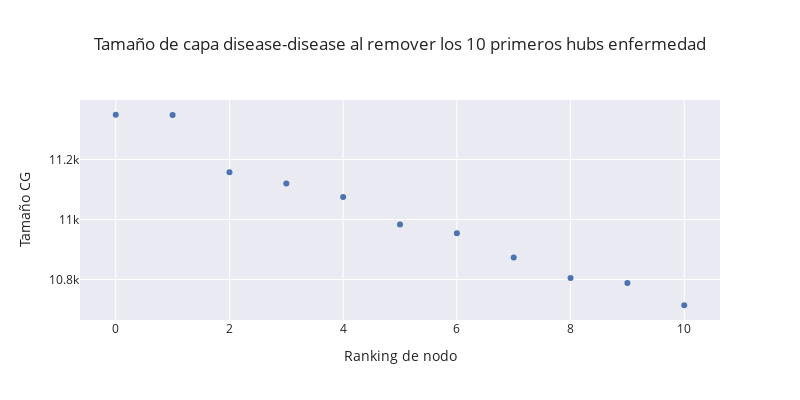
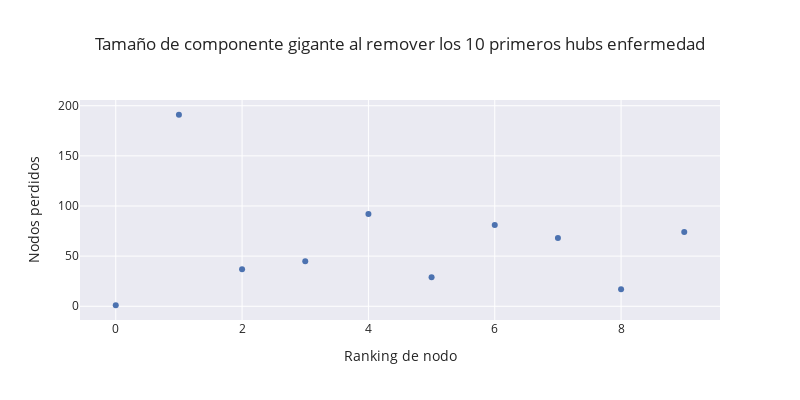

Write notebook code for charts like these, in order.
### Code cell
DD2 = DD.copy()
sizes = [gc_size(DD2)]
for hub in highest_ranking:
    DD2.remove_node(hub)
    sizes.append(gc_size(DD2))

size_difference = [sizes[i-1] - sizes[i] for i in range(len(sizes))][1:]

fig = px.scatter(x=np.arange(len(sizes)),y=sizes,width=800, height=400, title="Tamaño de capa disease-disease al remover los 10 primeros hubs enfermedad").update_layout(xaxis_title="Ranking de nodo", yaxis_title="Tamaño CG")
fig.show()

fig2 = px.scatter(x=np.arange(len(sizes)-1),y=size_difference,width=800, height=400, title="Tamaño de componente gigante al remover los 10 primeros hubs enfermedad").update_layout(xaxis_title="Ranking de nodo", yaxis_title="Nodos perdidos")
fig2.show()

print(f"Al remover el hub más importante pierdo {sizes[0]-sizes[1]} nodos de la red disease-disease \nAl remover los primeros 10, en total, pierdo {sizes[0] - sizes[-1]}")

### Figure 1 — Plotly figure (JSON) as saved in the notebook; plotly's stock layout.template omitted (floating-point values rounded to 4 significant figures)
{"data": [{"hovertemplate": "x=%{x}<br>y=%{y}<extra></extra>", "legendgroup": "", "marker": {"color": "rgb(76,114,176)", "symbol": "circle"}, "mode": "markers", "name": "", "orientation": "v", "showlegend": false, "type": "scatter", "x": [0, 1, 2, 3, 4, 5, 6, 7, 8, 9, 10], "xaxis": "x", "y": [11349, 11348, 11157, 11120, 11075, 10983, 10954, 10873, 10805, 10788, 10714], "yaxis": "y"}], "layout": {"height": 400, "legend": {"tracegroupgap": 0}, "title": {"text": "Tamaño de capa disease-disease al remover los 10 primeros hubs enfermedad"}, "width": 800, "xaxis": {"anchor": "y", "domain": [0, 1], "title": {"text": "Ranking de nodo"}}, "yaxis": {"anchor": "x", "domain": [0, 1], "title": {"text": "Tamaño CG"}}}}

### Figure 2 — Plotly figure (JSON) as saved in the notebook; plotly's stock layout.template omitted (floating-point values rounded to 4 significant figures)
{"data": [{"hovertemplate": "x=%{x}<br>y=%{y}<extra></extra>", "legendgroup": "", "marker": {"color": "rgb(76,114,176)", "symbol": "circle"}, "mode": "markers", "name": "", "orientation": "v", "showlegend": false, "type": "scatter", "x": [0, 1, 2, 3, 4, 5, 6, 7, 8, 9], "xaxis": "x", "y": [1, 191, 37, 45, 92, 29, 81, 68, 17, 74], "yaxis": "y"}], "layout": {"height": 400, "legend": {"tracegroupgap": 0}, "title": {"text": "Tamaño de componente gigante al remover los 10 primeros hubs enfermedad"}, "width": 800, "xaxis": {"anchor": "y", "domain": [0, 1], "title": {"text": "Ranking de nodo"}}, "yaxis": {"anchor": "x", "domain": [0, 1], "title": {"text": "Nodos perdidos"}}}}
